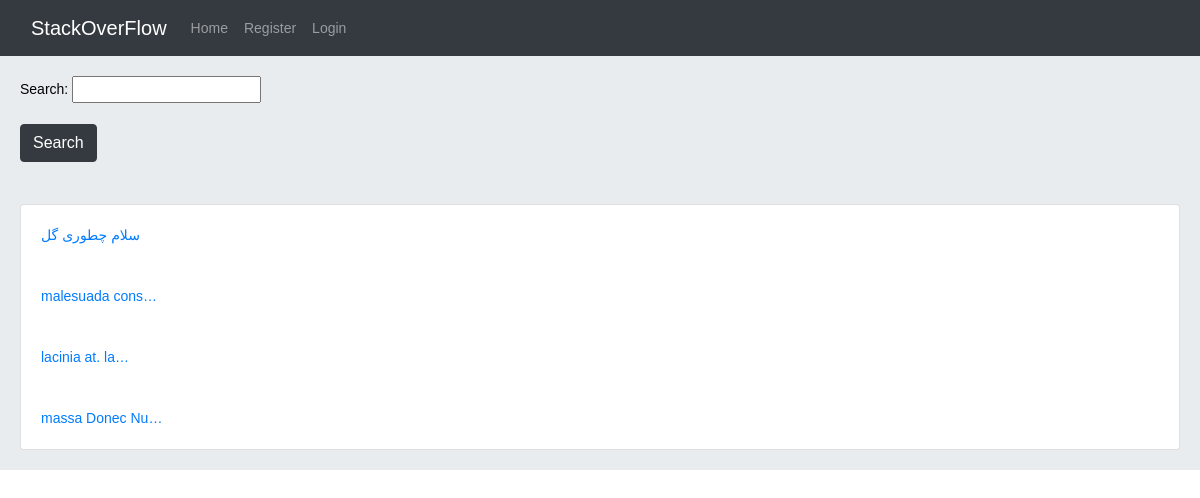
The page / on the database its author committed.
### home/models.py (models this page shows, shortened)
class Post(models.Model):
    user = models.ForeignKey(User, on_delete=models.CASCADE, related_name='posts')
    body = models.TextField()
    slug = models.SlugField(unique=True)
    created = models.DateTimeField(auto_now_add=True)
    updated = models.DateTimeField(auto_now=True)
    class Meta:
        ordering = ('-created',)
    def get_absolute_url(self):
        return reverse('home:post-detail', args=[self.id, self.slug])

### home/views.py (the view)
# urls.py: path('', views.HomeView.as_view(), name='home'),
class HomeView(View):
    form_class = PostSearchForm
    def get(self, request):
        posts = Post.objects.all()
        if request.GET.get('search'):
            posts = posts.filter(body__icontains=request.GET['search'])
        return render(request, 'home/index.html', {'posts': posts, 'form': self.form_class})

### home/templates/home/index.html (shortened to what this page needs)
{% extends "_base.html" %}
{% block content %}
    <form action="" method="get">
        {{ form.as_p }}
        <input type="submit" class="btn btn-dark" value="Search">
    </form>
    <br>
    <br>
    <div class="card">
        {% for post in posts %}
            <a href="{{ post.get_absolute_url }}" class="card-body">{{ post.body|truncatechars:15 }}</a>
        {% endfor %}
    </div>
{% endblock content %}

### templates/_base.html (style rules this page uses)
body { font-family: Verdana, Geneva, Tahoma, sans-serif; font-size: 14px; color: black; }

### rows shown on the page
Post: body "سلام چطوری گل"
Post: body "malesuada cons…"
Post: body "lacinia at. la…"
Post: body "massa Donec Nu…"
